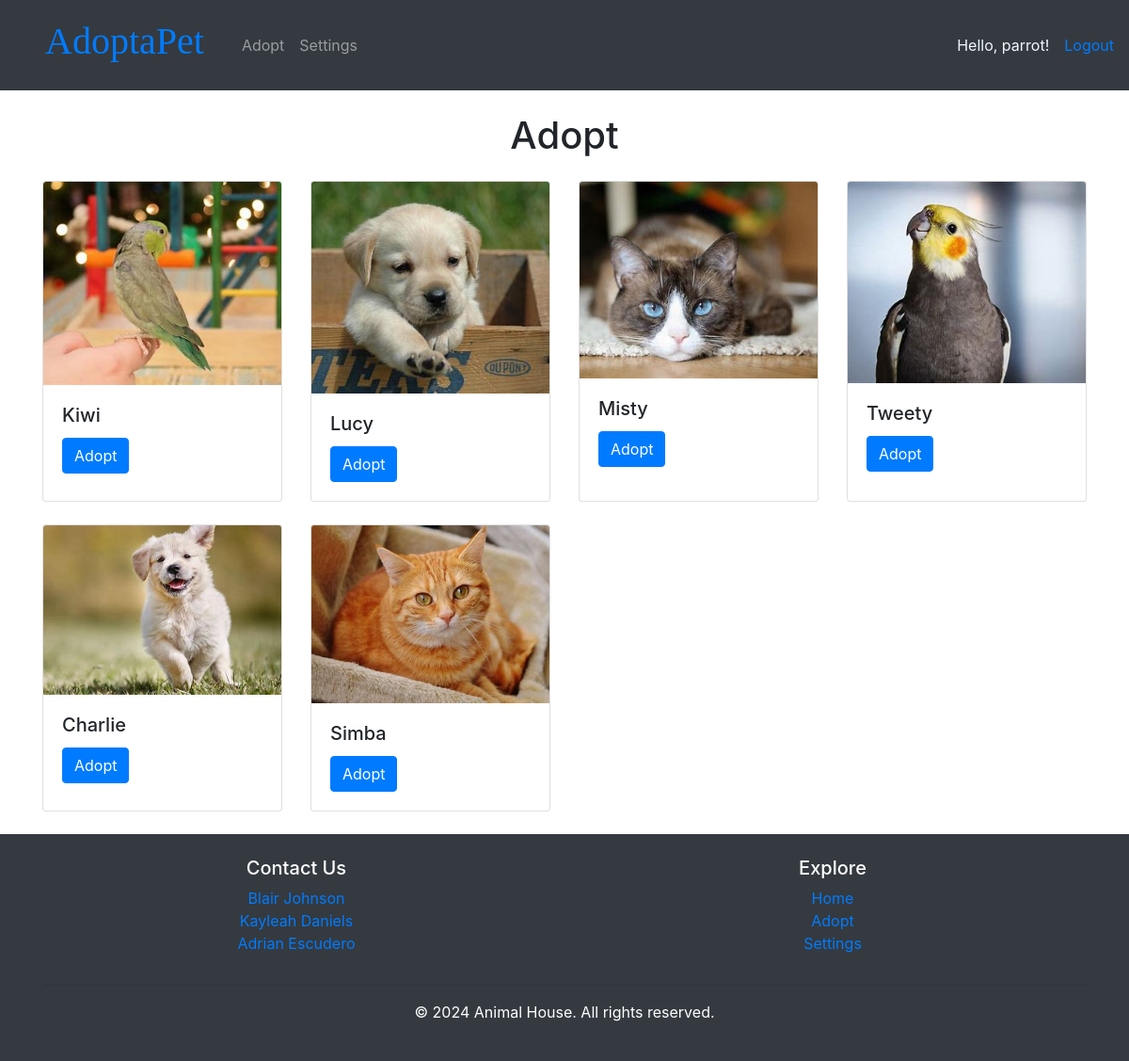
The page /pets/ (signed in) on the database its author committed.
### app/models.py (models this page shows, shortened)
class Pet(models.Model):
        GENDER = (
		('Male', 'Male'),
		('Female', 'Female'),
	)
        STATUS = (
        ('Adopted', 'Adopted'),
        ('Available', 'Available'),
	)
        name = models.CharField(max_length=200, null=True)
        age = models.IntegerField()
        gender = models.CharField(max_length=200, null=True, choices=GENDER)
        description = models.CharField(max_length=1000, null=True)
        pet_pic = models.ImageField(upload_to="pets_pics")
        status = models.CharField(max_length=200, default="Available", choices=STATUS)
        owner = models.ForeignKey(Owner, null=True, on_delete=models.CASCADE)
        date_created = models.DateTimeField(auto_now_add=True, null=True)

### app/decorators.py (the view)
		def wrapper_func(request, *args, **kwargs):
			group = None
			if request.user.groups.exists():
				group = request.user.groups.all()[0].name
			if group in allowed_roles:
				return view_func(request, *args, **kwargs)
			else:
				return HttpResponse("You are not authorized to view this page")

### app/views.py (called while the page is built)
@login_required(login_url="login")
@allowed_users(allowed_roles=["admin", "owner"])
def petsPage(request):
    pets = Pet.objects.filter(status='Available')
    return render(request, 'pets.html', {'pets': pets})

### app/templates/pets.html
{% extends "base.html" %} {% block content %}
<br />
<center>
  <h1>Adopt</h1>
</center>
<div class="container mt-4">
  <div class="row">
    {% for pet in pets %}
    <div class="col-md-3 mb-4">
      <div class="card">
        <img
          src="{{ pet.pet_pic.url }}"
          class="card-img-top"
          alt="{{ pet.name }} Image"
        />
        <div class="card-body">
          <h5 class="card-title">{{ pet.name }}</h5>
          {% if not request.user.is_staff %}
          <a href="{% url 'adopt' id=pet.id %}" class="btn btn-primary"
            >Adopt</a
          >
          {% endif %}
        </div>
      </div>
    </div>
    {% endfor %}
  </div>
</div>
{% endblock content %}

### app/templates/base.html (shortened to what this page needs)
{% load static %}
<!DOCTYPE html>
<html lang="en">
  <head>
    <link rel="stylesheet" href="{% static "styles.css" %}">
    <link rel="stylesheet" href="{% static "pets.css" %}">
    <link
      rel="stylesheet"
      href="https://stackpath.bootstrapcdn.com/bootstrap/4.3.1/css/bootstrap.min.css"
    />
  </head>
  <body>
    <nav class="navbar navbar-expand-lg navbar-dark bg-dark">
        <div class="collapse navbar-collapse" id="navbarNav">
          <div class='AnimalHouse'><h1><a href="{% url "home" %}">AdoptaPet</a><h1></div>
            <ul class="navbar-nav">
              {% if request.user.is_authenticated %}
                  {% if request.user.is_staff %}
                      <li class="nav-item">
                          <a class="nav-link" href="{% url "pets" %}">Animals</a>
                      </li>
                      <li class="nav-item">
                          <a class="nav-link" href="{% url "dash" %}">Admin</a>
                      </li>
                  {% else %}
                      <li class="nav-item">
                          <a class="nav-link" href="{% url "pets" %}">Adopt</a>
                      </li>
                      <li class="nav-item">
                          <a class="nav-link" href="{% url "settings" %}">Settings</a>
                      </li>
                  {% endif %}
              {% endif %}
          </ul>
          <div class="d-flex ml-auto">
              {% if request.user.is_authenticated %}
                  <span class="hello-msg mr-3">Hello, {{ request.user }}!</span>
                  <a class="hello-msg" href="{% url "logout" %}">Logout</a>
              {% else %}
                  <a class="hello-msg" href="{% url "login" %}">Sign In</a>
              {% endif %}
          </div>
      </nav>
    {% block content %}{% endblock content %}
    <footer class="bg-dark text-white">
      <div class="container py-4">
          <div class="row">
              <div class="col-md">
                {% if not request.user.is_staff %}
                  <h5>Contact Us</h5>
                  <ul class="list-unstyled">
                      <li><a href="https://www.linkedin.com/in/blair-johnson-47536927b/" target="_blank">Blair Johnson</a></li>
                      <li><a href="https://www.linkedin.com/in/kayleah-daniels-29041b290/" target="_blank">Kayleah Daniels</a></li>
                      <li><a href="https://www.linkedin.com/in/adrian-escudero-a5336a27b/" target="_blank">Adrian Escudero</a></li>
                  </ul>
              </div>
                  <div class="col-md">
                      <h5>Explore</h5>
                      <ul class="list-unstyled">
                          <li><a href="{% url "home" %}">Home</a></li>
                          <li><a href="{% url "pets" %}">Adopt</a></li>
                          <li><a href="{% url "settings" %}">Settings</a></li>
                      </ul>
                  </div>
              {% endif %}
          </div>
          <hr />
          <p class="text-center">&copy; 2024 Animal House. All rights reserved.</p>
      </div>
  </footer>
    </body>
  </body>
</html>

### app/static/styles.css (style rules this page uses)
html, body { height: 100%; margin: 0; }
.mr-3 { color: aliceblue; }
footer { display: flex; justify-content: flex-end; position: relative; left: 0; bottom: 0; width: 100%; text-align: center; }
.AnimalHouse { color: rgb(246, 251, 255); font-family: Georgia, 'Times New Roman', Times, serif; margin: 1.5vh 4vh ; }

### app/static/pets.css (style rules this page uses)
.card { height: 100%; display: flex; flex-direction: column; }
.card img { flex-grow: 1; object-fit: cover; }

### rows shown on the page
Pet: pet_pic (picture), name "Kiwi"
Pet: pet_pic (picture), name "Lucy"
Pet: pet_pic (picture), name "Misty"
Pet: pet_pic (picture), name "Tweety"
Pet: pet_pic (picture), name "Charlie"
Pet: pet_pic (picture), name "Simba"

### other values the page prints
{{ request.user }} "parrot"
